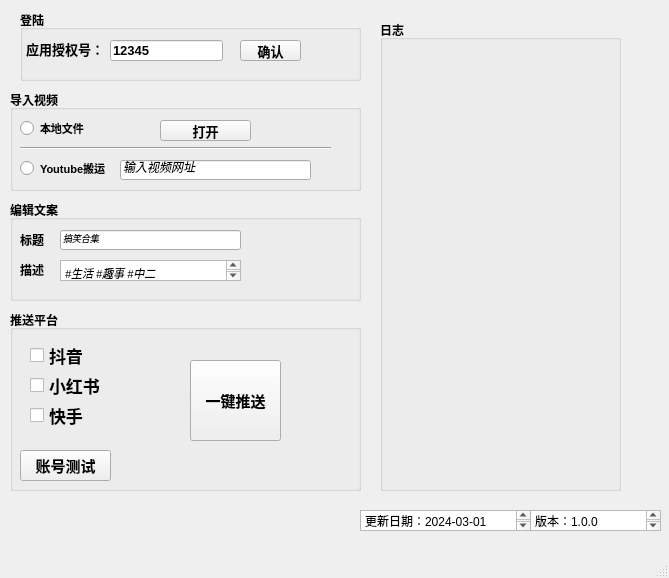
<?xml version="1.0" encoding="UTF-8"?>
<ui version="4.0">
 <class>MainWindow</class>
 <widget class="QMainWindow" name="MainWindow">
  <property name="geometry">
   <rect>
    <x>0</x>
    <y>0</y>
    <width>669</width>
    <height>578</height>
   </rect>
  </property>
  <property name="windowTitle">
   <string>MainWindow</string>
  </property>
  <widget class="QWidget" name="centralwidget">
   <widget class="QTextBrowser" name="textBrowser">
    <property name="geometry">
     <rect>
      <x>530</x>
      <y>510</y>
      <width>131</width>
      <height>21</height>
     </rect>
    </property>
    <property name="html">
     <string>&lt;!DOCTYPE HTML PUBLIC &quot;-//W3C//DTD HTML 4.0//EN&quot; &quot;http://www.w3.org/TR/REC-html40/strict.dtd&quot;&gt;
&lt;html&gt;&lt;head&gt;&lt;meta name=&quot;qrichtext&quot; content=&quot;1&quot; /&gt;&lt;style type=&quot;text/css&quot;&gt;
p, li { white-space: pre-wrap; }
&lt;/style&gt;&lt;/head&gt;&lt;body style=&quot; font-family:'SimSun'; font-size:9pt; font-weight:400; font-style:normal;&quot;&gt;
&lt;p style=&quot; margin-top:0px; margin-bottom:0px; margin-left:0px; margin-right:0px; -qt-block-indent:0; text-indent:0px;&quot;&gt;版本：1.0.0&lt;/p&gt;&lt;/body&gt;&lt;/html&gt;</string>
    </property>
   </widget>
   <widget class="QGroupBox" name="groupBox">
    <property name="geometry">
     <rect>
      <x>10</x>
      <y>310</y>
      <width>351</width>
      <height>181</height>
     </rect>
    </property>
    <property name="font">
     <font>
      <family>Arial</family>
      <pointsize>9</pointsize>
      <weight>75</weight>
      <bold>true</bold>
     </font>
    </property>
    <property name="title">
     <string>推送平台</string>
    </property>
    <widget class="QCheckBox" name="checkBox">
     <property name="geometry">
      <rect>
       <x>20</x>
       <y>30</y>
       <width>71</width>
       <height>31</height>
      </rect>
     </property>
     <property name="font">
      <font>
       <family>Arial</family>
       <pointsize>13</pointsize>
       <weight>75</weight>
       <bold>true</bold>
      </font>
     </property>
     <property name="text">
      <string>抖音</string>
     </property>
    </widget>
    <widget class="QCheckBox" name="checkBox_2">
     <property name="geometry">
      <rect>
       <x>20</x>
       <y>60</y>
       <width>71</width>
       <height>31</height>
      </rect>
     </property>
     <property name="font">
      <font>
       <family>Arial</family>
       <pointsize>13</pointsize>
       <weight>75</weight>
       <bold>true</bold>
      </font>
     </property>
     <property name="text">
      <string>小红书</string>
     </property>
    </widget>
    <widget class="QCheckBox" name="checkBox_3">
     <property name="geometry">
      <rect>
       <x>20</x>
       <y>90</y>
       <width>71</width>
       <height>31</height>
      </rect>
     </property>
     <property name="font">
      <font>
       <family>Arial</family>
       <pointsize>13</pointsize>
       <weight>75</weight>
       <bold>true</bold>
      </font>
     </property>
     <property name="text">
      <string>快手</string>
     </property>
    </widget>
    <widget class="QPushButton" name="pushButton_2">
     <property name="geometry">
      <rect>
       <x>10</x>
       <y>140</y>
       <width>91</width>
       <height>31</height>
      </rect>
     </property>
     <property name="font">
      <font>
       <family>Arial</family>
       <pointsize>11</pointsize>
       <weight>75</weight>
       <bold>true</bold>
      </font>
     </property>
     <property name="text">
      <string>账号测试</string>
     </property>
    </widget>
    <widget class="QPushButton" name="pushButton_7">
     <property name="geometry">
      <rect>
       <x>180</x>
       <y>50</y>
       <width>91</width>
       <height>81</height>
      </rect>
     </property>
     <property name="font">
      <font>
       <family>Arial</family>
       <pointsize>11</pointsize>
       <weight>75</weight>
       <bold>true</bold>
      </font>
     </property>
     <property name="text">
      <string>一键推送</string>
     </property>
    </widget>
   </widget>
   <widget class="QTextBrowser" name="textBrowser_2">
    <property name="geometry">
     <rect>
      <x>360</x>
      <y>510</y>
      <width>171</width>
      <height>21</height>
     </rect>
    </property>
    <property name="html">
     <string>&lt;!DOCTYPE HTML PUBLIC &quot;-//W3C//DTD HTML 4.0//EN&quot; &quot;http://www.w3.org/TR/REC-html40/strict.dtd&quot;&gt;
&lt;html&gt;&lt;head&gt;&lt;meta name=&quot;qrichtext&quot; content=&quot;1&quot; /&gt;&lt;style type=&quot;text/css&quot;&gt;
p, li { white-space: pre-wrap; }
&lt;/style&gt;&lt;/head&gt;&lt;body style=&quot; font-family:'SimSun'; font-size:9pt; font-weight:400; font-style:normal;&quot;&gt;
&lt;p style=&quot; margin-top:0px; margin-bottom:0px; margin-left:0px; margin-right:0px; -qt-block-indent:0; text-indent:0px;&quot;&gt;更新日期：2024-03-01&lt;/p&gt;&lt;/body&gt;&lt;/html&gt;</string>
    </property>
   </widget>
   <widget class="QGroupBox" name="groupBox_2">
    <property name="geometry">
     <rect>
      <x>20</x>
      <y>10</y>
      <width>341</width>
      <height>71</height>
     </rect>
    </property>
    <property name="font">
     <font>
      <family>Arial</family>
      <pointsize>9</pointsize>
      <weight>75</weight>
      <bold>true</bold>
     </font>
    </property>
    <property name="title">
     <string>登陆</string>
    </property>
    <widget class="QLabel" name="label_2">
     <property name="geometry">
      <rect>
       <x>6</x>
       <y>18</y>
       <width>101</width>
       <height>41</height>
      </rect>
     </property>
     <property name="font">
      <font>
       <family>Arial</family>
       <pointsize>10</pointsize>
       <weight>75</weight>
       <bold>true</bold>
       <underline>false</underline>
      </font>
     </property>
     <property name="text">
      <string>应用授权号：</string>
     </property>
    </widget>
    <widget class="QLineEdit" name="lineEdit_2">
     <property name="geometry">
      <rect>
       <x>90</x>
       <y>30</y>
       <width>113</width>
       <height>21</height>
      </rect>
     </property>
     <property name="font">
      <font>
       <family>Arial</family>
       <pointsize>10</pointsize>
       <weight>75</weight>
       <bold>true</bold>
      </font>
     </property>
     <property name="text">
      <string>12345</string>
     </property>
    </widget>
    <widget class="QPushButton" name="pushButton_4">
     <property name="geometry">
      <rect>
       <x>220</x>
       <y>30</y>
       <width>61</width>
       <height>21</height>
      </rect>
     </property>
     <property name="font">
      <font>
       <family>Arial</family>
       <pointsize>10</pointsize>
       <weight>75</weight>
       <bold>true</bold>
      </font>
     </property>
     <property name="text">
      <string>确认</string>
     </property>
    </widget>
   </widget>
   <widget class="QGroupBox" name="groupBox_3">
    <property name="geometry">
     <rect>
      <x>10</x>
      <y>90</y>
      <width>351</width>
      <height>101</height>
     </rect>
    </property>
    <property name="font">
     <font>
      <family>Arial</family>
      <pointsize>9</pointsize>
      <weight>75</weight>
      <bold>true</bold>
     </font>
    </property>
    <property name="title">
     <string>导入视频</string>
    </property>
    <widget class="QPushButton" name="pushButton_6">
     <property name="geometry">
      <rect>
       <x>150</x>
       <y>30</y>
       <width>91</width>
       <height>21</height>
      </rect>
     </property>
     <property name="font">
      <font>
       <family>Arial</family>
       <pointsize>10</pointsize>
       <weight>75</weight>
       <bold>true</bold>
      </font>
     </property>
     <property name="text">
      <string>打开</string>
     </property>
    </widget>
    <widget class="QRadioButton" name="radioButton">
     <property name="geometry">
      <rect>
       <x>10</x>
       <y>30</y>
       <width>81</width>
       <height>16</height>
      </rect>
     </property>
     <property name="font">
      <font>
       <family>Arial</family>
       <pointsize>8</pointsize>
       <weight>75</weight>
       <bold>true</bold>
      </font>
     </property>
     <property name="text">
      <string>本地文件</string>
     </property>
    </widget>
    <widget class="QRadioButton" name="radioButton_2">
     <property name="geometry">
      <rect>
       <x>10</x>
       <y>70</y>
       <width>101</width>
       <height>16</height>
      </rect>
     </property>
     <property name="font">
      <font>
       <family>Arial</family>
       <pointsize>8</pointsize>
       <weight>75</weight>
       <bold>true</bold>
      </font>
     </property>
     <property name="text">
      <string>Youtube搬运</string>
     </property>
    </widget>
    <widget class="Line" name="line">
     <property name="geometry">
      <rect>
       <x>10</x>
       <y>50</y>
       <width>311</width>
       <height>16</height>
      </rect>
     </property>
     <property name="orientation">
      <enum>Qt::Horizontal</enum>
     </property>
    </widget>
    <widget class="QLineEdit" name="lineEdit_4">
     <property name="geometry">
      <rect>
       <x>110</x>
       <y>70</y>
       <width>191</width>
       <height>20</height>
      </rect>
     </property>
     <property name="font">
      <font>
       <family>Arial</family>
       <pointsize>9</pointsize>
       <weight>50</weight>
       <italic>true</italic>
       <bold>false</bold>
      </font>
     </property>
     <property name="text">
      <string>输入视频网址</string>
     </property>
    </widget>
   </widget>
   <widget class="QGroupBox" name="groupBox_4">
    <property name="geometry">
     <rect>
      <x>380</x>
      <y>20</y>
      <width>241</width>
      <height>471</height>
     </rect>
    </property>
    <property name="font">
     <font>
      <weight>75</weight>
      <bold>true</bold>
     </font>
    </property>
    <property name="title">
     <string>日志</string>
    </property>
   </widget>
   <widget class="QGroupBox" name="groupBox_5">
    <property name="geometry">
     <rect>
      <x>10</x>
      <y>200</y>
      <width>351</width>
      <height>101</height>
     </rect>
    </property>
    <property name="font">
     <font>
      <family>Arial</family>
      <pointsize>9</pointsize>
      <weight>75</weight>
      <bold>true</bold>
     </font>
    </property>
    <property name="title">
     <string>编辑文案</string>
    </property>
    <widget class="QLabel" name="label">
     <property name="geometry">
      <rect>
       <x>10</x>
       <y>30</y>
       <width>31</width>
       <height>20</height>
      </rect>
     </property>
     <property name="text">
      <string>标题</string>
     </property>
    </widget>
    <widget class="QLabel" name="label_4">
     <property name="geometry">
      <rect>
       <x>10</x>
       <y>60</y>
       <width>31</width>
       <height>20</height>
      </rect>
     </property>
     <property name="text">
      <string>描述</string>
     </property>
    </widget>
    <widget class="QLineEdit" name="lineEdit">
     <property name="geometry">
      <rect>
       <x>50</x>
       <y>30</y>
       <width>181</width>
       <height>20</height>
      </rect>
     </property>
     <property name="font">
      <font>
       <family>Arial</family>
       <pointsize>7</pointsize>
       <weight>50</weight>
       <italic>true</italic>
       <bold>false</bold>
      </font>
     </property>
     <property name="text">
      <string>搞笑合集</string>
     </property>
    </widget>
    <widget class="QPlainTextEdit" name="plainTextEdit">
     <property name="geometry">
      <rect>
       <x>50</x>
       <y>60</y>
       <width>181</width>
       <height>21</height>
      </rect>
     </property>
     <property name="font">
      <font>
       <family>Arial</family>
       <pointsize>8</pointsize>
       <weight>50</weight>
       <italic>true</italic>
       <bold>false</bold>
      </font>
     </property>
     <property name="plainText">
      <string>#生活 #趣事 #中二</string>
     </property>
    </widget>
   </widget>
  </widget>
  <widget class="QMenuBar" name="menubar">
   <property name="geometry">
    <rect>
     <x>0</x>
     <y>0</y>
     <width>669</width>
     <height>23</height>
    </rect>
   </property>
  </widget>
  <widget class="QStatusBar" name="statusbar"/>
 </widget>
 <resources/>
 <connections/>
</ui>
